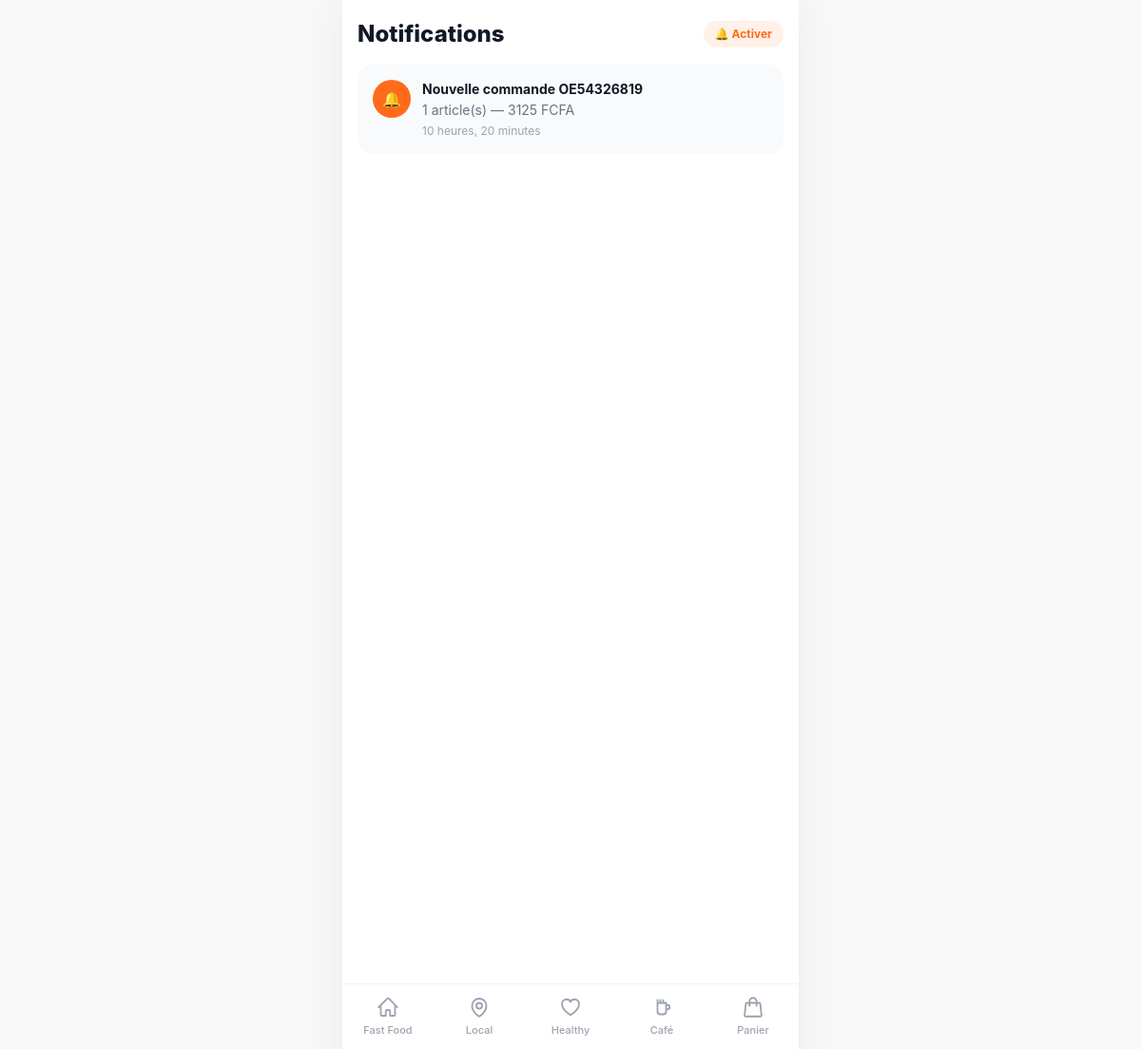
The app's page /notifications/ (signed in) with its own data.
### apps/core/models.py (models this page shows, shortened)
class TimeStampedModel(models.Model):
    created_at = models.DateTimeField(auto_now_add=True)
    updated_at = models.DateTimeField(auto_now=True)
    class Meta:
        abstract = True

class Notification(TimeStampedModel):
    user = models.ForeignKey(
        settings.AUTH_USER_MODEL, on_delete=models.CASCADE, related_name="notifications")
    title = models.CharField(max_length=140)
    body = models.TextField(blank=True)
    url = models.CharField(max_length=255, blank=True)
    icon = models.CharField(max_length=255, blank=True)
    is_read = models.BooleanField(default=False)
    class Meta:
        ordering = ["-created_at"]

### apps/core/views.py (the view)
# urls.py: path("notifications/", views.notifications, name="notifications"),
@login_required
def notifications(request):
    notifs = request.user.notifications.all()[:50]
    request.user.notifications.filter(is_read=False).update(is_read=True)
    return render(request, "client/notifications.html", {"notifications": notifs})

### apps/core/context_processors.py (called while the page is built)
def brand(request):
    unread = 0
    if request.user.is_authenticated:
        unread = request.user.notifications.filter(is_read=False).count()
    return {
        "BRAND_NAME": "ONE EAT",
        "CURRENCY": settings.CURRENCY,
        "DEFAULT_CITY": settings.DEFAULT_CITY,
        "DOUALA_CENTER": settings.DOUALA_CENTER,
        "VAPID_PUBLIC_KEY": settings.VAPID_PUBLIC_KEY,
        "unread_notifications": unread,
    }

### templates/client/notifications.html (shortened to what this page needs)
{% extends "client/base.html" %}
{% block content %}
<div class="px-4 pt-5">
  <div class="flex items-center justify-between">
    <h1 class="text-2xl font-extrabold text-gray-900">Notifications</h1>
    <button onclick="OE.enablePush('{{ VAPID_PUBLIC_KEY }}')" class="text-xs font-bold text-brand bg-brand-50 px-3 py-1.5 rounded-full">🔔 Activer</button>
  </div>
</div>
<div class="px-4 mt-4 space-y-2">
  {% for n in notifications %}
  <a href="{{ n.url|default:'#' }}" class="flex gap-3 p-4 rounded-2xl {% if not n.is_read %}bg-brand-50{% else %}bg-gray-50{% endif %}">
    <div class="w-10 h-10 rounded-full bg-brand text-white flex items-center justify-center flex-shrink-0">🔔</div>
    <div class="flex-1 min-w-0">
      <p class="font-bold text-gray-900 text-sm">{{ n.title }}</p>
      <p class="text-gray-500 text-sm mt-0.5">{{ n.body }}</p>
      <p class="text-gray-400 text-xs mt-1">{{ n.created_at|timesince }}</p>
    </div>
  </a>
  {% empty %}
  <div class="text-center py-20"><div class="text-6xl">🔔</div><p class="mt-4 text-gray-500">Aucune notification</p></div>
  {% endfor %}
</div>
{% endblock %}

### templates/base.html (style rules this page uses)
html,body { -webkit-tap-highlight-color:transparent; }
body { font-family:'Inter',system-ui,sans-serif; background:#f8f8f8; }

### records on screen
Notification: title "Nouvelle commande OE54326819", body "1 article(s) — 3125 FCFA", created_at "10 heures, 20 minutes"
